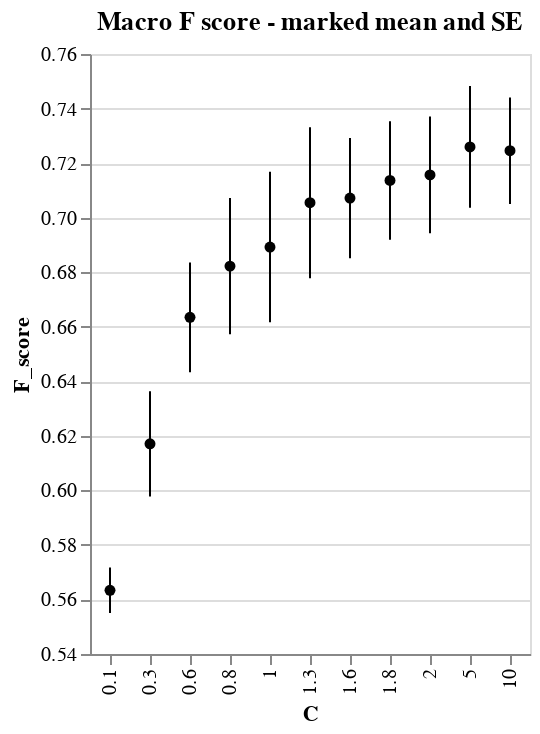

Notebook code for this chart:
### Code cell
prfs=result['prfs'].query('Group=="macro"').copy()
prfs['C']=[float(param.split('_')[1]) for param in prfs['params']]
error_bars = alt.Chart(prfs).mark_errorbar(extent='stderr').encode(
  x=alt.X('C:N', scale=alt.Scale(zero=False)),
  y=alt.Y('F_score:Q')
).properties(title='Macro F score - marked mean and SE')

points = alt.Chart(prfs).mark_point(filled=True, color='black').encode(
  x=alt.X('C:N'),
  y=alt.Y('F_score:Q', aggregate='mean', scale=alt.Scale(zero=False)),
)
error_bars +points

### Figure 1 — Vega-Lite specification as saved in the notebook (floating-point values rounded to 4 significant figures)
{"config": {"view": {"continuousWidth": 400, "continuousHeight": 300}}, "layer": [{"mark": {"type": "errorbar", "extent": "stderr"}, "encoding": {"x": {"type": "nominal", "field": "C", "scale": {"zero": false}}, "y": {"type": "quantitative", "field": "F_score"}}, "title": "Macro F score - marked mean and SE"}, {"mark": {"type": "point", "color": "black", "filled": true}, "encoding": {"x": {"type": "nominal", "field": "C"}, "y": {"type": "quantitative", "aggregate": "mean", "field": "F_score", "scale": {"zero": false}}}}], "data": {"name": "data-3db1305ae5534e5ef458962e55d34173"}, "$schema": "https://vega.github.io/schema/vega-lite/v4.0.2.json", "datasets": {"data-3db1305ae5534e5ef458962e55d34173": [{"precision": 0.4442, "recall": 0.8467, "F_score": 0.5544, "support": null, "Group": "macro", "params": "l1_0.1_balanced", "C": 0.1}, {"precision": 0.5171, "recall": 0.9051, "F_score": 0.6312, "support": null, "Group": "macro", "params": "l1_0.3_balanced", "C": 0.3}, {"precision": 0.5715, "recall": 0.9113, "F_score": 0.678, "support": null, "Group": "macro", "params": "l1_0.6_balanced", "C": 0.6}, {"precision": 0.5968, "recall": 0.9022, "F_score": 0.6992, "support": null, "Group": "macro", "params": "l1_0.8_balanced", "C": 0.8}, {"precision": 0.6171, "recall": 0.9022, "F_score": 0.7146, "support": null, "Group": "macro", "params": "l1_1_balanced", "C": 1.0}, {"precision": 0.6558, "recall": 0.8906, "F_score": 0.736, "support": null, "Group": "macro", "params": "l1_1.3_balanced", "C": 1.3}, {"precision": 0.6668, "recall": 0.8906, "F_score": 0.7431, "support": null, "Group": "macro", "params": "l1_1.6_balanced", "C": 1.6}, {"precision": 0.6668, "recall": 0.8906, "F_score": 0.7431, "support": null, "Group": "macro", "params": "l1_1.8_balanced", "C": 1.8}, {"precision": 0.6701, "recall": 0.8906, "F_score": 0.7464, "support": null, "Group": "macro", "params": "l1_2_balanced", "C": 2.0}, {"precision": 0.7065, "recall": 0.8822, "F_score": 0.767, "support": null, "Group": "macro", "params": "l1_5_balanced", "C": 5.0}, {"precision": 0.7036, "recall": 0.8481, "F_score": 0.7533, "support": null, "Group": "macro", "params": "l1_10_balanced", "C": 10.0}, {"precision": 0.4557, "recall": 0.8489, "F_score": 0.5687, "support": null, "Group": "macro", "params": "l1_0.1_balanced", "C": 0.1}, {"precision": 0.4925, "recall": 0.8259, "F_score": 0.6026, "support": null, "Group": "macro", "params": "l1_0.3_balanced", "C": 0.3}, {"precision": 0.5319, "recall": 0.8438, "F_score": 0.6374, "support": null, "Group": "macro", "params": "l1_0.6_balanced", "C": 0.6}, {"precision": 0.5526, "recall": 0.8347, "F_score": 0.6513, "support": null, "Group": "macro", "params": "l1_0.8_balanced", "C": 0.8}, {"precision": 0.5486, "recall": 0.8347, "F_score": 0.6462, "support": null, "Group": "macro", "params": "l1_1_balanced", "C": 1.0}, {"precision": 0.5684, "recall": 0.8347, "F_score": 0.6627, "support": null, "Group": "macro", "params": "l1_1.3_balanced", "C": 1.3}, {"precision": 0.5823, "recall": 0.8284, "F_score": 0.6737, "support": null, "Group": "macro", "params": "l1_1.6_balanced", "C": 1.6}, {"precision": 0.5823, "recall": 0.8284, "F_score": 0.6737, "support": null, "Group": "macro", "params": "l1_1.8_balanced", "C": 1.8}, {"precision": 0.5823, "recall": 0.8284, "F_score": 0.6737, "support": null, "Group": "macro", "params": "l1_2_balanced", "C": 2.0}, {"precision": 0.6096, "recall": 0.7428, "F_score": 0.6624, "support": null, "Group": "macro", "params": "l1_5_balanced", "C": 5.0}, {"precision": 0.618, "recall": 0.7428, "F_score": 0.6669, "support": null, "Group": "macro", "params": "l1_10_balanced", "C": 10.0}, {"precision": 0.4784, "recall": 0.8567, "F_score": 0.584, "support": null, "Group": "macro", "params": "l1_0.1_balanced", "C": 0.1}, {"precision": 0.5708, "recall": 0.9362, "F_score": 0.6841, "support": null, "Group": "macro", "params": "l1_0.3_balanced", "C": 0.3}, {"precision": 0.6201, "recall": 0.9467, "F_score": 0.7311, "support": null, "Group": "macro", "params": "l1_0.6_balanced", "C": 0.6}, {"precision": 0.6752, "recall": 0.9467, "F_score": 0.7728, "support": null, "Group": "macro", "params": "l1_0.8_balanced", "C": 0.8}, {"precision": 0.6911, "recall": 0.9467, "F_score": 0.7855, "support": null, "Group": "macro", "params": "l1_1_balanced", "C": 1.0}, {"precision": 0.7136, "recall": 0.93, "F_score": 0.7986, "support": null, "Group": "macro", "params": "l1_1.3_balanced", "C": 1.3}, {"precision": 0.7015, "recall": 0.88, "F_score": 0.7726, "support": null, "Group": "macro", "params": "l1_1.6_balanced", "C": 1.6}, {"precision": 0.6989, "recall": 0.88, "F_score": 0.7712, "support": null, "Group": "macro", "params": "l1_1.8_balanced", "C": 1.8}, {"precision": 0.7015, "recall": 0.88, "F_score": 0.7726, "support": null, "Group": "macro", "params": "l1_2_balanced", "C": 2.0}, {"precision": 0.7378, "recall": 0.8484, "F_score": 0.7787, "support": null, "Group": "macro", "params": "l1_5_balanced", "C": 5.0}, {"precision": 0.7461, "recall": 0.8234, "F_score": 0.7742, "support": null, "Group": "macro", "params": "l1_10_balanced", "C": 10.0}, {"precision": 0.4228, "recall": 0.8272, "F_score": 0.5361, "support": null, "Group": "macro", "params": "l1_0.1_balanced", "C": 0.1}, {"precision": 0.471, "recall": 0.8765, "F_score": 0.5964, "support": null, "Group": "macro", "params": "l1_0.3_balanced", "C": 0.3}, {"precision": 0.5177, "recall": 0.7975, "F_score": 0.6126, "support": null, "Group": "macro", "params": "l1_0.6_balanced", "C": 0.6}, {"precision": 0.5402, "recall": 0.8225, "F_score": 0.6375, "support": null, "Group": "macro", "params": "l1_0.8_balanced", "C": 0.8}, {"precision": 0.5422, "recall": 0.8134, "F_score": 0.6364, "support": null, "Group": "macro", "params": "l1_1_balanced", "C": 1.0}, {"precision": 0.5601, "recall": 0.8134, "F_score": 0.6473, "support": null, "Group": "macro", "params": "l1_1.3_balanced", "C": 1.3}, {"precision": 0.5673, "recall": 0.8134, "F_score": 0.6542, "support": null, "Group": "macro", "params": "l1_1.6_balanced", "C": 1.6}, {"precision": 0.5673, "recall": 0.8134, "F_score": 0.6542, "support": null, "Group": "macro", "params": "l1_1.8_balanced", "C": 1.8}, {"precision": 0.5773, "recall": 0.8134, "F_score": 0.6598, "support": null, "Group": "macro", "params": "l1_2_balanced", "C": 2.0}, {"precision": 0.6169, "recall": 0.8134, "F_score": 0.6884, "support": null, "Group": "macro", "params": "l1_5_balanced", "C": 5.0}, {"precision": 0.6312, "recall": 0.8071, "F_score": 0.694, "support": null, "Group": "macro", "params": "l1_10_balanced", "C": 10.0}, {"precision": 0.4549, "recall": 0.8566, "F_score": 0.5736, "support": null, "Group": "macro", "params": "l1_0.1_balanced", "C": 0.1}, {"precision": 0.4561, "recall": 0.8657, "F_score": 0.571, "support": null, "Group": "macro", "params": "l1_0.3_balanced", "C": 0.3}, {"precision": 0.5468, "recall": 0.8689, "F_score": 0.6582, "support": null, "Group": "macro", "params": "l1_0.6_balanced", "C": 0.6}, {"precision": 0.5419, "recall": 0.8657, "F_score": 0.6503, "support": null, "Group": "macro", "params": "l1_0.8_balanced", "C": 0.8}, {"precision": 0.5562, "recall": 0.8719, "F_score": 0.6634, "support": null, "Group": "macro", "params": "l1_1_balanced", "C": 1.0}, {"precision": 0.5822, "recall": 0.8642, "F_score": 0.6828, "support": null, "Group": "macro", "params": "l1_1.3_balanced", "C": 1.3}, {"precision": 0.5935, "recall": 0.8642, "F_score": 0.6923, "support": null, "Group": "macro", "params": "l1_1.6_balanced", "C": 1.6}, {"precision": 0.6382, "recall": 0.8642, "F_score": 0.7259, "support": null, "Group": "macro", "params": "l1_1.8_balanced", "C": 1.8}, {"precision": 0.6382, "recall": 0.8642, "F_score": 0.7259, "support": null, "Group": "macro", "params": "l1_2_balanced", "C": 2.0}, {"precision": 0.6602, "recall": 0.8485, "F_score": 0.733, "support": null, "Group": "macro", "params": "l1_5_balanced", "C": 5.0}, {"precision": 0.663, "recall": 0.8485, "F_score": 0.7344, "support": null, "Group": "macro", "params": "l1_10_balanced", "C": 10.0}]}}
